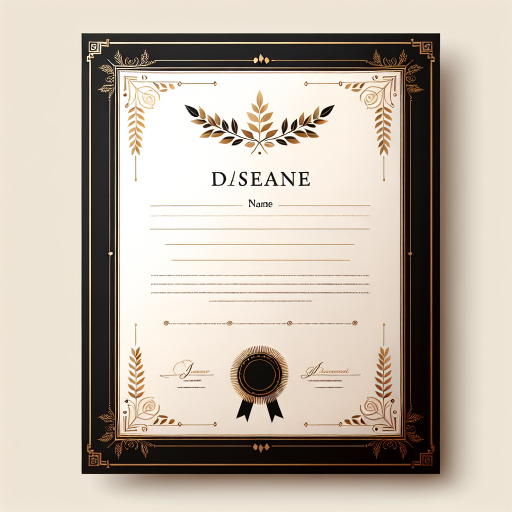
#> input picture back-end/Download/Certificates/certificate_aWxfb.png, 1024 x 1024 px (shown at 1/2 size)
$ python edit_generated_image.py
#> lines starting #> are read from the running program, lines starting #| are printed output that depends on the picture
import cv2 as cv
from datetime import date
from pathlib import Path


DATA_DIR = Path.cwd() / "Download/Certificates/Final"
DATA_DIR.mkdir(parents=True, exist_ok=True)

gold_image = cv.imread("./Download/Certificates/certificate_aWxfb.png")
#> gold_image is the input picture: shape (1024, 1024, 3); mean B, G, R 167.2, 179.5, 190.3
silver_image = cv.imread("./Download/Certificates/certificate_AUaHJ.png")
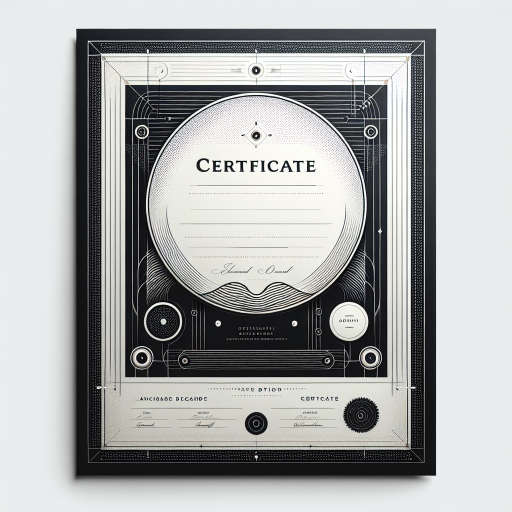
#> input picture back-end/Download/Certificates/certificate_AUaHJ.png, 1024 x 1024 px (shown at 1/2 size)
#> silver_image is the input picture: shape (1024, 1024, 3); mean B, G, R 168.7, 169.5, 167.8
bronze_image = cv.imread("./Download/Certificates/certificate_LJZdo.png")
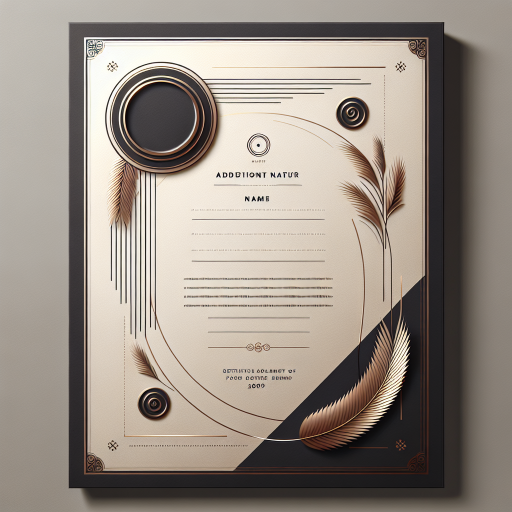
#> input picture back-end/Download/Certificates/certificate_LJZdo.png, 1024 x 1024 px (shown at 1/2 size)
#> bronze_image is the input picture: shape (1024, 1024, 3); mean B, G, R 133.4, 142.9, 152.6
logo_image = cv.imread("./Download/Logo/TenxLogo.png")

params = {
    "name": "John Doe",
    "text": "challenge completion",
    "date": str(date.today()),
}


# [99 lines left out: functions edit_bronze_image, edit_gold_image, edit_silver_image, not called in this run]


# edit_bronze_image(bronze_image, params)
# edit_gold_image(gold_image, params)
# edit_silver_image(silver_image, params)
